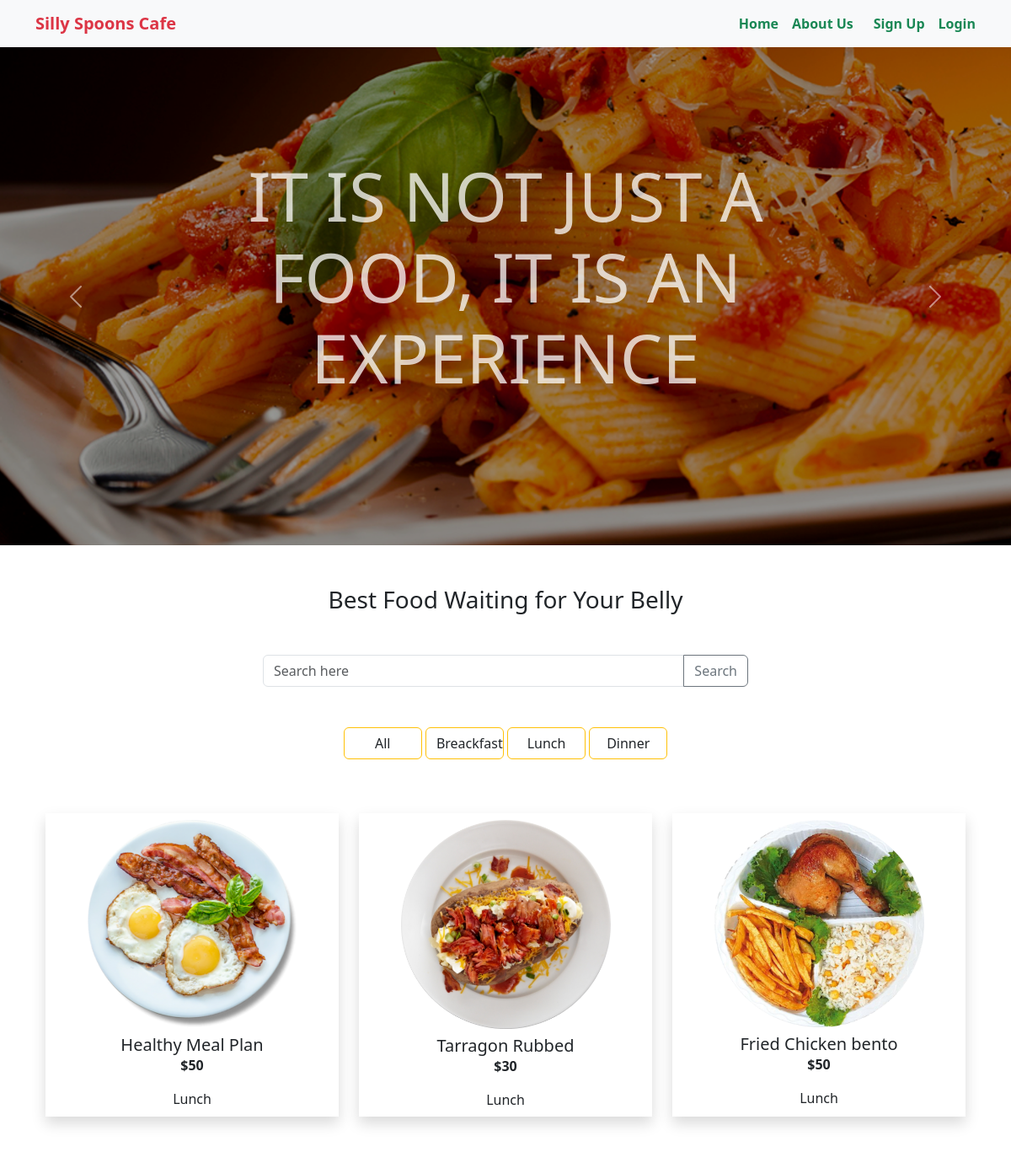
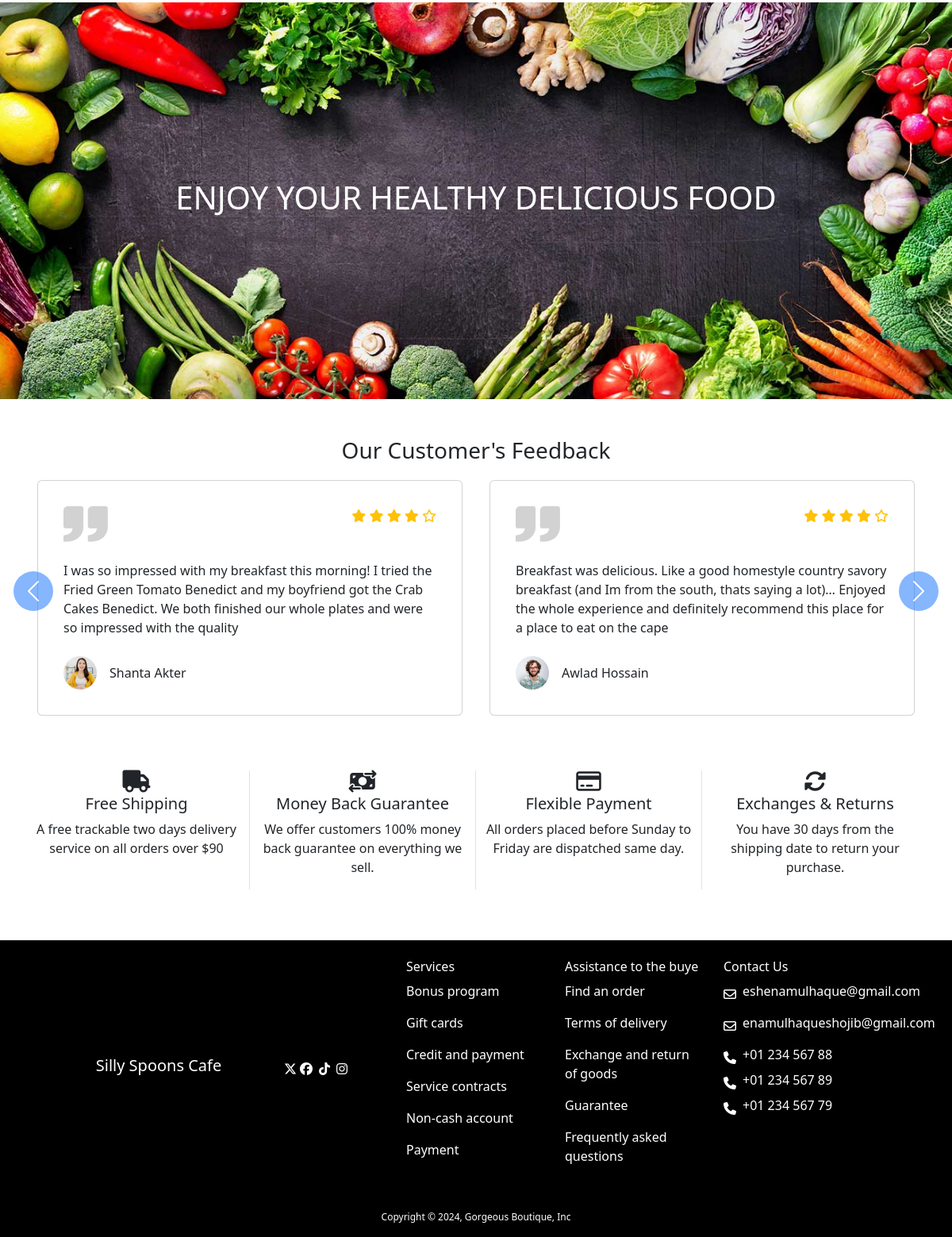
/category/lunch/, run on the app's committed database (2 pictures, top to bottom).
### food/models.py (models this page shows, shortened)
class Category(models.Model):
    name = models.CharField(max_length=30)
    slug = models.SlugField(max_length=40)
    image = models.ImageField(upload_to='food/images', null=True, blank=True)

class Food(models.Model):
    foodid = models.IntegerField(primary_key=True)
    name = models.CharField(max_length=50)
    price = models.IntegerField()
    description = models.TextField()
    rating = models.FloatField(default=0.0)
    category = models.ForeignKey(Category, on_delete=models.CASCADE)
    author = models.ForeignKey(User, on_delete=models.CASCADE)
    image = models.ImageField(upload_to='food/images')

### food_website/views.py (the view)
# urls.py: 2. Add a URL to urlpatterns:  path('', views.home, name='home')
def home(request, category_slug = None):
    data = Food.objects.all()
    if category_slug is not None:
        category = Category.objects.get(slug=category_slug)
        data = Food.objects.filter(category = category)
    category = Category.objects.all()
    return render(request, 'home.html', {'data': data, 'category': category, 'type': 'Home Page'})

### templates/home.html (shortened to what this page needs)
{% extends 'base.html' %}
{% load static %}
{% block content %}
<div id="carouselExampleAutoplaying" class="carousel slide" data-bs-ride="carousel">
  <div class="carousel-inner">
    <div class="carousel-item active  h-100 c-item">
      <img src="{% static 'images/b1.png' %}" class="d-block w-100" alt="...">
      <div class="carousel-caption d-lg-block d-block h-100 text-lg-center text-sm-center d-lg-flex d-sm-flex flex-lg-column flex-sm-column justify-content-center justify-content-sm-center align-items-center align-items-sm-center">
        <h1 class="banner-txt opacity-75">IT IS NOT JUST A FOOD, IT IS AN EXPERIENCE</h1>
      </div>
    </div>
  </div>
  <button class="carousel-control-prev" type="button" data-bs-target="#carouselExampleAutoplaying" data-bs-slide="prev">
    <span class="carousel-control-prev-icon" aria-hidden="true"></span>
  </button>
  <button class="carousel-control-next" type="button" data-bs-target="#carouselExampleAutoplaying" data-bs-slide="next">
    <span class="carousel-control-next-icon" aria-hidden="true"></span>
  </button>
</div>
<h3 class="my-5 text-center">Best Food Waiting for Your Belly</h3>
<form method="get" action="{% url 'search' %}" class="input-group container mb-3 w-50">
  <input type="text" class="form-control" placeholder="Search here" aria-label="Recipient's username" aria-describedby="button-addon2" name="query" id="search">
  <button class="btn btn-outline-secondary" type="submit" id="button-addon2">Search</button>
</form>
<div class="container text-center my-5">
  <div class="grid gap-3">
    <div class="col-1 btn btn-outline-warning "><a class="text-decoration-none text-dark" href="{% url 'home' %}">All</a></div>
      {% for b in category %}
          <div class="col-1 btn btn-outline-warning "><a class="text-decoration-none text-dark" href="{% url 'category_wise_food' b.slug %}">{{b.name}}</a></div>
      {% endfor %}
  </div>
</div>
<div class="row my-5 container m-auto">
  {% if data %}
  {% for food in data %}
  <div class="col-lg-4 my-3 box ">
    <a href="{% url 'food_details' food.foodid %}" class="text-decoration-none text-center text-dark">
    <div class=" h-100 shadow p-2">
      <div class="card-body">
        <img src="{{food.image.url}}" class="card-img-top cd-image w-75 h-75" alt="...">
        <h5 class="card-title fw-light mt-2">{{food.name}}</h5>
        <p class="card-text fw-bold">${{food.price}}</p>
        <p class="card-text fw-bold"><span class="fw-light">{{food.category.name}}</span></p>
      </div>
    </div>
  </a>
  </div>
  {% endfor %}
  {% else %}
  <div style="height: 400px;">
    <h3 class="text-center text-danger">No item found</h3>
  </div>
  {% endif %}
</div>
<div class="my-5 food-image d-flex flex-column justify-content-center align-items-center">
  <h1>ENJOY YOUR HEALTHY DELICIOUS FOOD</h1>
</div>
<section class="container">
  <div class="width-title mb-3 center-title text-center">
    <h3>Our Customer's Feedback</h3>
  </div>
  <div id="carouselExampleIndicators" class="carousel slide" data-bs-ride="true">
    <div class="carousel-inner ">
      <div class="carousel-item active bg-white">
        <div class="row g-lg-4 g-md-4 g-4">
          <div class="col-lg-6 col-md-12 col-12">
            <div class="card p-3">
              <div class="card-body">
                <div class="d-flex justify-content-between">
                  <img class="img-fluid" src="{% static 'images/comma.png' %}" alt="">
                  <div>
                    <i class="fa-solid fa-star text-warning"></i>
                    <i class="fa-solid fa-star text-warning"></i>
                    <i class="fa-solid fa-star text-warning"></i>
                    <i class="fa-solid fa-star text-warning"></i>
                    <i class="fa-regular fa-star text-warning"></i>
                  </div>
                </div>
                <p class="card-text text-dark my-4">I was so impressed with my breakfast this morning! I tried the Fried Green Tomato Benedict and my boyfriend got the Crab Cakes Benedict. We both finished our whole plates and were so impressed with the quality </p>
                <div class="d-flex align-items-center">
                  <img class="img-fluid" src="{% static 'images/customar2.png' %}" alt="">
                  <div class="ms-3">
                    <h6 class="text-dark mb-0">Shanta Akter</h6>
                  </div>
                </div>
              </div>
            </div>
          </div>
          <div class="col-lg-6 col-md-12 col-12">
            <div class="card p-3">
              <div class="card-body">
                <div class="d-flex justify-content-between">
                  <img class="img-fluid" src="{% static 'images/comma.png' %}" alt="">
                  <div>
                    <i class="fa-solid fa-star text-warning"></i>
                    <i class="fa-solid fa-star text-warning"></i>
                    <i class="fa-solid fa-star text-warning"></i>
                    <i class="fa-solid fa-star text-warning"></i>
                    <i class="fa-regular fa-star text-warning"></i>
                  </div>
                </div>
                <p class="card-text text-dark my-4">Breakfast was delicious. Like a good homestyle country savory breakfast (and Im from the south, thats saying a lot)… Enjoyed the whole experience and definitely recommend this place for a place to eat on the cape</p>
                <div class="d-flex align-items-center">
                  <img class="img-fluid" src="{% static 'images/customar1.png' %}" alt="">
                  <div class="ms-3">
                    <h6 class="text-dark mb-0">Awlad Hossain</h6>
                  </div>
                </div>
              </div>
            </div>
          </div>
        </div>
      </div>
    </div>
    <button class="prev bg-primary rounded-circle d-lg-block d-md-none d-none" type="button"
      data-bs-target="#carouselExampleIndicators" data-bs-slide="prev">
      <span class="carousel-control-prev-icon p-0" aria-hidden="true"></span>
    </button>
    <button class="next bg-primary rounded-circle d-lg-block d-md-none d-none" type="button"
      data-bs-target="#carouselExampleIndicators" data-bs-slide="next">
      <span class="carousel-control-next-icon" aria-hidden="true"></span>
    </button>
  </div>
</section>
<div class="container text-center my-5">
  <div class="row">
    <div class="col-lg-3 col-sm-12 border-end my-sm-3">
      <i class="fa-solid fa-truck fs-3"></i>
      <h5>Free Shipping</h5>
      <p class="icon-text">A free trackable two days delivery service on all orders over $90</p>
    </div>
    <div class="col-lg-3 col-sm-12 border-end my-sm-3">
      <i class="fa-solid fa-money-bill-transfer fs-3"></i>
      <h5>Money Back Guarantee</h5>
      <p class="icon-text">We offer customers 100% money back guarantee on everything we sell.</p>
    </div>
    <div class="col-lg-3 col-sm-12 border-end my-sm-3">
      <i class="fa-regular fa-credit-card fs-3"></i>
      <h5>Flexible Payment</h5>
      <p class="icon-text">All orders placed before Sunday to Friday are dispatched same day.</p>
    </div>
    <div class="col-lg-3 col-sm-12 my-sm-3">
      <i class="fa-solid fa-rotate fs-3"></i>
      <h5>Exchanges & Returns</h5>
      <p class="icon-text">You have 30 days from the shipping date to return your purchase.</p>
    </div>
  </div>
</div>
{% endblock %}

### static/css/style.css (style rules this page uses)
:root { --card_width: 200px; --card_border_radius: 16px; --row_increment: 5px; --card_small: 25; --card_medium: 35; --card_large: 45; }
.card { padding: 0px; margin: 5px; border-radius: var(--card_border_radius); cursor: pointer; }
.c-item { background-color: black; color: white; }
.c-item img { opacity: 0.6; }
.banner-txt { font-size: 80px;; }
.food-image { background-image: url("../images/food.jpg"); background-position: center; background-repeat: no-repeat; background-size: cover; width: 100%; height: 500px; color:white; }
.prev { left: -25px; }
.next { right: -25px; }
.prev, .next { position: absolute; top: 120px; bottom: 0; z-index: 1; display: flex; align-items: center; justify-content:center; width: 50px; height: 50px; padding: 9px; color: #fff; text-align: center; background: 0 0; border: 0; opacity: .5; transition: opacity .15s ease; }

### data on the page
Category: name "Breackfast"
Category: name "Lunch"
Category: name "Dinner"
Food: image (picture), name "Healthy Meal Plan", price "50", category.name "Lunch"
Food: image (picture), name "Tarragon Rubbed", price "30", category.name "Lunch"
Food: image (picture), name "Fried Chicken bento", price "50", category.name "Lunch"
